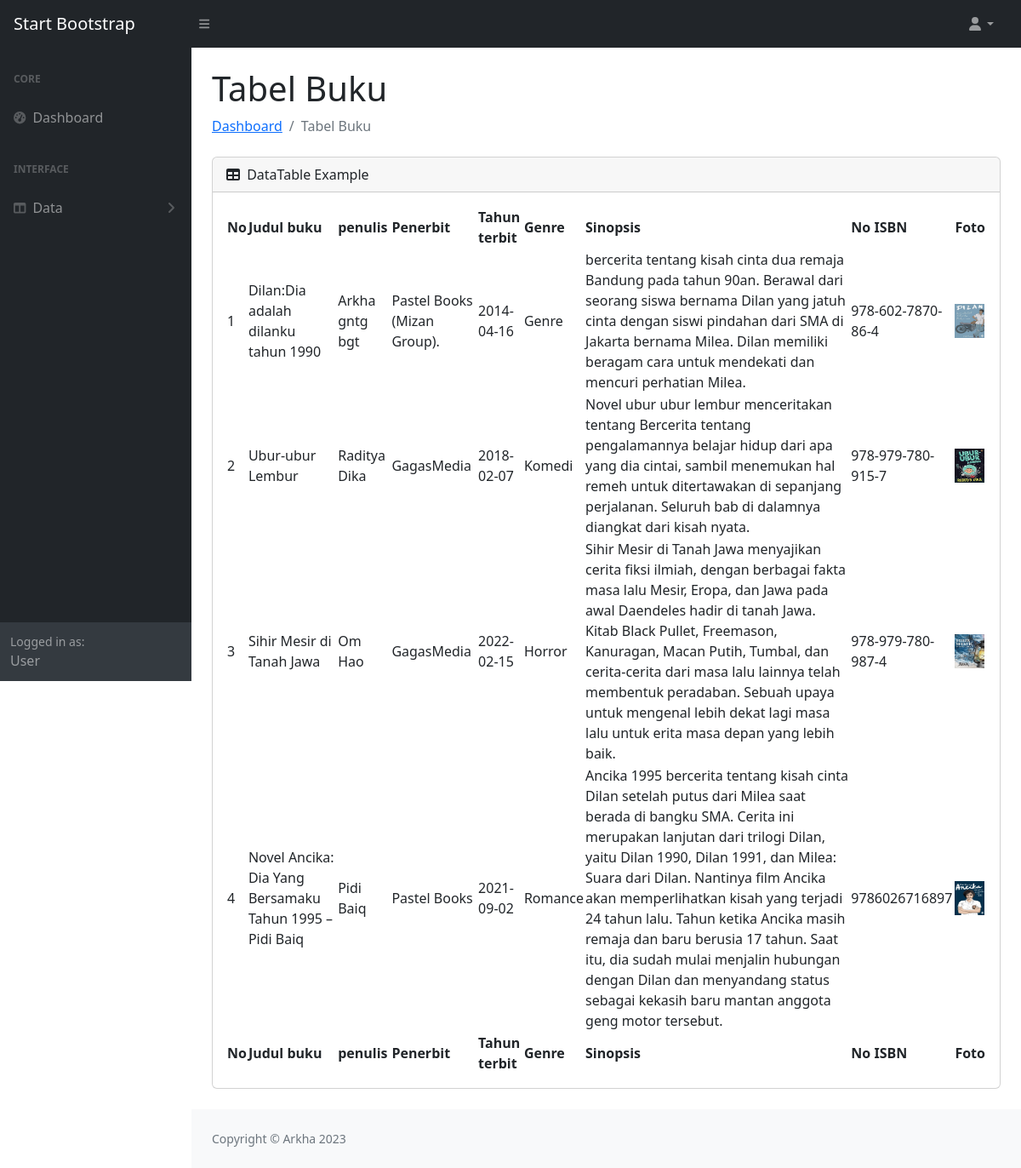
Screenshot of /user/tables.php with the database file from the repository.
### tables this page shows
CREATE TABLE `daftar_buku` (
  `id_buku` int(11) NOT NULL,
  `judul` varchar(100) NOT NULL,
  `penulis` varchar(50) NOT NULL,
  `penerbit` varchar(50) NOT NULL,
  `tahun_terbit` date NOT NULL,
  `genre` varchar(50) NOT NULL,
  `sinopsis` text NOT NULL,
  `no_isbn` varchar(100) NOT NULL,
  `foto` varchar(255) NOT NULL
);

### user/tables.php (the view, shortened to what this page needs)
<!DOCTYPE html>
<html lang="en">
<head>
    <link href="https://cdn.jsdelivr.net/npm/simple-datatables@7.1.2/dist/style.min.css" rel="stylesheet" />
    <link href="../css/styles.css" rel="stylesheet" />
</head>
<body class="sb-nav-fixed">
    <nav class="sb-topnav navbar navbar-expand navbar-dark bg-dark">
        <a class="navbar-brand ps-3" href="index.php">Start Bootstrap</a>
        <button class="btn btn-link btn-sm order-1 order-lg-0 me-4 me-lg-0" id="sidebarToggle" href="#!"><i
                class="fas fa-bars"></i></button>
        <ul class="navbar-nav ms-auto ms-md-0 me-3 me-lg-4">
            <li class="nav-item dropdown">
                <a class="nav-link dropdown-toggle" id="navbarDropdown" href="#" role="button" data-bs-toggle="dropdown"
                    aria-expanded="false"><i class="fas fa-user fa-fw"></i></a>
            </li>
        </ul>
    </nav>
    <div id="layoutSidenav">
        <div id="layoutSidenav_nav">
            <nav class="sb-sidenav accordion sb-sidenav-dark" id="sidenavAccordion">
                <div class="sb-sidenav-menu">
                    <div class="nav">
                        <div class="sb-sidenav-menu-heading">Core</div>
                        <a class="nav-link" href="index.php">
                            <div class="sb-nav-link-icon"><i class="fas fa-tachometer-alt"></i></div>
                            Dashboard
                        </a>
                        <div class="sb-sidenav-menu-heading">Interface</div>
                        <a class="nav-link collapsed" href="#" data-bs-toggle="collapse"
                            data-bs-target="#collapseLayouts" aria-expanded="false" aria-controls="collapseLayouts">
                            <div class="sb-nav-link-icon"><i class="fas fa-columns"></i></div>
                            Data
                            <div class="sb-sidenav-collapse-arrow"><i class="fas fa-angle-down"></i></div>
                        </a>
                    </div>
                </div>
                <div class="sb-sidenav-footer">
                    <div class="small">Logged in as:</div>
                    User
                </div>
            </nav>
        </div>
        <div id="layoutSidenav_content">
            <main>
                <div class="container-fluid px-4">
                    <h1 class="mt-4">Tabel Buku</h1>
                    <ol class="breadcrumb mb-4">
                        <li class="breadcrumb-item"><a href="index.php">Dashboard</a></li>
                        <li class="breadcrumb-item active">Tabel Buku</li>
                    </ol>
                    <div class="card mb-4">
                        <div class="card-header">
                            <i class="fas fa-table me-1"></i>
                            DataTable Example
                        </div>
                        <div class="card-body">
                            <table id="datatablesSimple">
                                <thead>
                                    <tr>
                                        <th>No</th>
                                        <th>Judul buku</th>
                                        <th>penulis</th>
                                        <th>Penerbit</th>
                                        <th>Tahun terbit</th>
                                        <th>Genre</th>
                                        <th>Sinopsis</th>
                                        <th>No ISBN</th>
                                        <th>Foto</th>
                                    </tr>
                                </thead>
                                <tfoot>
                                    <tr>
                                        <th>No</th>
                                        <th>Judul buku</th>
                                        <th>penulis</th>
                                        <th>Penerbit</th>
                                        <th>Tahun terbit</th>
                                        <th>Genre</th>
                                        <th>Sinopsis</th>
                                        <th>No ISBN</th>
                                        <th>Foto</th>
                                    </tr>
                                </tfoot>
                                <tbody>
                                    <?php
                                    include 'koneksi.php';
                                    $no = 1;
                                    $data = mysqli_query($koneksi, "select * from daftar_buku");
                                    while ($d = mysqli_fetch_array($data)) {
                                        ?>
                                        <tr>
                                            <td>
                                                <?php echo $no++; ?>
                                            </td>
                                            <td>
                                                <?php echo $d['judul']; ?>
                                            </td>
                                            <td>
                                                <?php echo $d['penulis']; ?>
                                            </td>
                                            <td>
                                                <?php echo $d['penerbit']; ?>
                                            </td>
                                            <td>
                                                <?php echo $d['tahun_terbit']; ?>
                                            </td>
                                            <td>
                                                <?php echo $d['genre']; ?>
                                            </td>
                                            <td>
                                                <?php echo $d['sinopsis']; ?>
                                            </td>
                                            <td>
                                                <?php echo $d['no_isbn']; ?>
                                            </td>
                                            <td>
                                                <img src="../admin/gambar/<?php echo $d['foto'] ?>" width="35" height="40">
                                            </td>
                                        </tr>
                                        <?php
                                    }
                                    ?>
                            </table>
                        </div>
                    </div>
                </div>
            </main>
            <footer class="py-4 bg-light mt-auto">
                <div class="container-fluid px-4">
                    <div class="d-flex align-items-center justify-content-between small">
                        <div class="text-muted">Copyright &copy; Arkha 2023</div>
                    </div>
                </div>
            </footer>
        </div>
    </div>
</body>
</html>

### rows the page displays
daftar_buku: judul "Dilan:Dia adalah dilanku tahun 1990", penulis "Arkha gntg bgt", penerbit "Pastel Books (Mizan Group).", tahun_terbit "2014-04-16", genre "Genre", sinopsis "bercerita tentang kisah cinta dua remaja Bandung pada tahun 90an. Berawal dari seorang siswa bernama Dilan yang jatuh cinta dengan siswi pindahan dari SMA di Jakarta bernama Milea. Dilan memiliki beragam cara untuk mendekati dan mencuri perhatian Milea.", no_isbn "978-602-7870-86-4", foto (picture)
daftar_buku: judul "Ubur-ubur Lembur", penulis "Raditya Dika", penerbit "GagasMedia", tahun_terbit "2018-02-07", genre "Komedi", sinopsis "Novel ubur ubur lembur menceritakan tentang Bercerita tentang pengalamannya belajar hidup dari apa yang dia cintai, sambil menemukan hal remeh untuk ditertawakan di sepanjang perjalanan. Seluruh bab di dalamnya diangkat dari kisah nyata.", no_isbn "978-979-780-915-7", foto (picture)
daftar_buku: judul "Sihir Mesir di Tanah Jawa", penulis "Om Hao", penerbit "GagasMedia", tahun_terbit "2022-02-15", genre "Horror", sinopsis "Sihir Mesir di Tanah Jawa menyajikan cerita fiksi ilmiah, dengan berbagai fakta masa lalu Mesir, Eropa, dan Jawa pada awal Daendeles hadir di tanah Jawa. Kitab Black Pullet, Freemason, Kanuragan, Macan Putih, Tumbal, dan cerita-cerita dari masa lalu lainnya telah membentuk peradaban. Sebuah upaya untuk mengenal lebih dekat lagi masa lalu untuk erita masa depan yang lebih baik.", no_isbn "978-979-780-987-4", foto (picture)
daftar_buku: judul "Novel Ancika: Dia Yang Bersamaku Tahun 1995 – Pidi Baiq", penulis "Pidi Baiq", penerbit "Pastel Books", tahun_terbit "2021-09-02", genre "Romance", sinopsis "Ancika 1995 bercerita tentang kisah cinta Dilan setelah putus dari Milea saat berada di bangku SMA. Cerita ini merupakan lanjutan dari trilogi Dilan, yaitu Dilan 1990, Dilan 1991, dan Milea: Suara dari Dilan. Nantinya film Ancika akan memperlihatkan kisah yang terjadi 24 tahun lalu. Tahun ketika Ancika masih remaja dan baru berusia 17 tahun. Saat itu, dia sudah mulai menjalin hubungan dengan Dilan dan menyandang status sebagai kekasih baru mantan anggota geng motor tersebut.", no_isbn "9786026716897", foto (picture)
